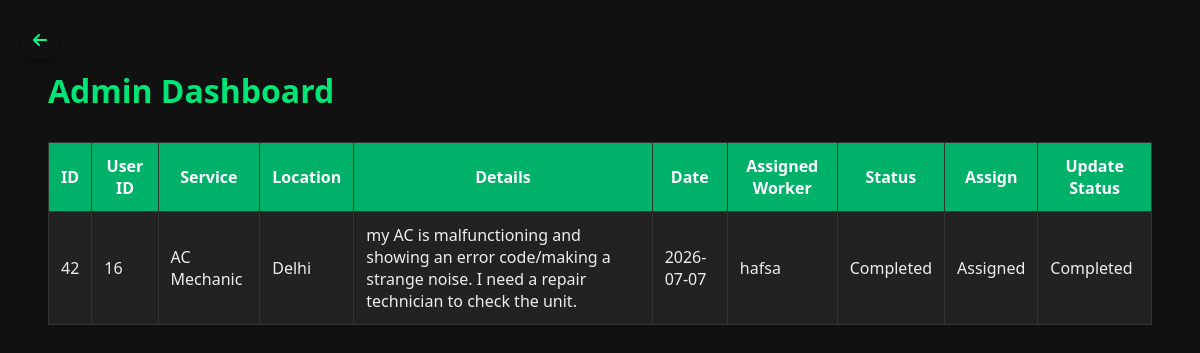
The page /assignworker.php (signed in) on the database its author committed.
### tables this page shows
CREATE TABLE `enquiries` (
  `id` int NOT NULL AUTO_INCREMENT,
  `user_id` int NOT NULL,
  `service_id` int NOT NULL,
  `description` text,
  `details` text,
  `location` varchar(255) DEFAULT NULL,
  `preferred_date` date DEFAULT NULL,
  `assigned_worker_id` int DEFAULT NULL,
  `status` enum('Pending','In Progress','Completed') DEFAULT 'Pending',
  `created_at` timestamp NOT NULL DEFAULT CURRENT_TIMESTAMP,
  PRIMARY KEY (`id`),
  KEY `user_id` (`user_id`),
  KEY `service_id` (`service_id`),
  KEY `assigned_worker_id` (`assigned_worker_id`),
  CONSTRAINT `enquiries_ibfk_1` FOREIGN KEY (`user_id`) REFERENCES `users` (`id`) ON DELETE CASCADE,
  CONSTRAINT `enquiries_ibfk_2` FOREIGN KEY (`service_id`) REFERENCES `services` (`id`) ON DELETE CASCADE,
  CONSTRAINT `enquiries_ibfk_3` FOREIGN KEY (`assigned_worker_id`) REFERENCES `workers` (`id`) ON DELETE SET NULL
);

CREATE TABLE `services` (
  `id` int NOT NULL AUTO_INCREMENT,
  `name` varchar(100) NOT NULL,
  PRIMARY KEY (`id`)
);

CREATE TABLE `workers` (
  `id` int NOT NULL AUTO_INCREMENT,
  `name` varchar(100) NOT NULL,
  `email` varchar(100) DEFAULT NULL,
  `service_type` varchar(100) NOT NULL,
  `availability` enum('Available','Unavailable') DEFAULT 'Available',
  `username` varchar(50) NOT NULL,
  `password` varchar(255) NOT NULL,
  `phone` varchar(15) DEFAULT NULL,
  PRIMARY KEY (`id`),
  UNIQUE KEY `username` (`username`)
);

### assignworker.php (the view, shortened to what this page needs)
<?php
include 'db/db.php';
?>
<!DOCTYPE html>
<html>
<head>
</head>
<body>
<div class="back-arrow" onclick="window.history.back()">
  <i class="fas fa-arrow-left"></i>
</div>
<link rel="stylesheet" href="https://cdnjs.cloudflare.com/ajax/libs/font-awesome/6.5.0/css/all.min.css">
<h1>Admin Dashboard</h1>
<table>
    <thead>
        <tr>
            <th>ID</th>
            <th>User ID</th>
            <th>Service</th>
            <th>Location</th>
            <th>Details</th>
            <th>Date</th>
            <th>Assigned Worker</th>
            <th>Status</th>
            <th>Assign</th>
            <th>Update Status</th>
        </tr>
    </thead>
    <tbody>
    <?php
    $sql = "SELECT e.*, s.name AS service_name, w.name AS worker_name
            FROM enquiries e
            JOIN services s ON e.service_id = s.id
            LEFT JOIN workers w ON e.assigned_worker_id = w.id";
    $result = $conn->query($sql);
    while ($row = $result->fetch_assoc()):
        $serviceName = $row['service_name'];
$availableWorkersStmt = $conn->prepare("
    SELECT id, name FROM workers
    WHERE service_type = ?
    AND availability = 'Available'
    AND id NOT IN (
        SELECT assigned_worker_id FROM enquiries
        WHERE status = 'In Progress' AND assigned_worker_id IS NOT NULL
    )
");
$availableWorkersStmt->bind_param("s", $serviceName);
$availableWorkersStmt->execute();
$workersResult = $availableWorkersStmt->get_result();
    ?>
        <tr>
            <td><?= $row['id'] ?></td>
            <td><?= $row['user_id'] ?></td>
            <td><?= htmlspecialchars($serviceName) ?></td>
            <td><?= htmlspecialchars($row['location']) ?></td>
            <td><?= htmlspecialchars($row['description']) ?></td>
            <td><?= $row['preferred_date'] ?></td>
            <td><?= $row['worker_name'] ?? 'Not Assigned' ?></td>
            <td><?= $row['status'] ?></td>
            <td>
                <?php if (!$row['assigned_worker_id']): ?>
                <form method="POST">
                    <input type="hidden" name="enquiry_id" value="<?= $row['id'] ?>">
                    <select name="worker_id" required>
                        <option value="">--Select--</option>
                        <?php while ($w = $workersResult->fetch_assoc()): ?>
                            <option value="<?= $w['id'] ?>"><?= htmlspecialchars($w['name']) ?></option>
                        <?php endwhile; ?>
                    </select>
                    <button type="submit" name="assign_worker">Assign</button>
                </form>
                <?php else: ?>
                    Assigned
                <?php endif; ?>
            </td>
             <td>
    <?php if ($row['status'] === 'Completed'): ?>
        Completed
    <?php endif; ?>
</td>
        </tr>
    <?php endwhile; ?>
    </tbody>
</table>
</body>
</html>

### assignworker.php (style rules this page uses)
body { font-family: 'Segoe UI', sans-serif; background-color: #111; color: #eee; padding: 40px; }
h1 { color: #00e676; }
table { width: 100%; border-collapse: collapse; margin-top: 30px; background-color: #222; }
th, td { padding: 12px; border: 1px solid #333; }
th { background-color: #00b16a; color: #fff; }
.back-arrow { position: fixed; top: 20px; left: 20px; background-color: #111; color: #00ff88; border-radius: 50%; width: 40px; height: 40px; display: flex; align-items: center; justify-content: center; cursor: pointer; box-shadow: 0 2px 5px rgba(0,0,0,0.4); transition: 0.3s ease; z-index: 999; }

### rows shown on the page
enquiries: id "42", user "16", service.name "AC Mechanic", location "Delhi", description "my AC is malfunctioning and showing an error code/making a strange noise. I need a repair technician to check the unit.", preferred_date "2026-07-07", assigned_worker.name "hafsa", status "Completed", shows "Assigned"
